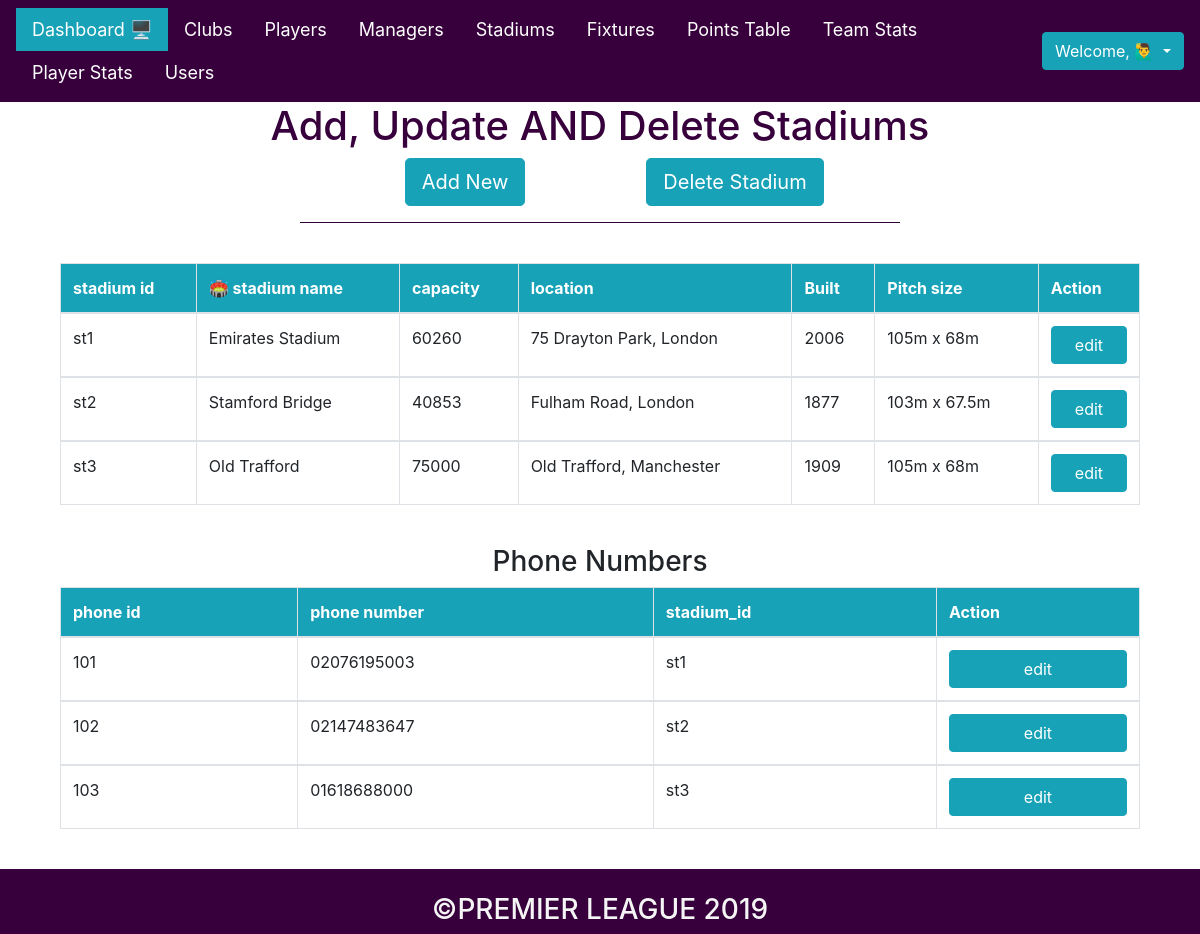
The page /php_files/admin/admin_stadiums.php on the database as committed earlier.
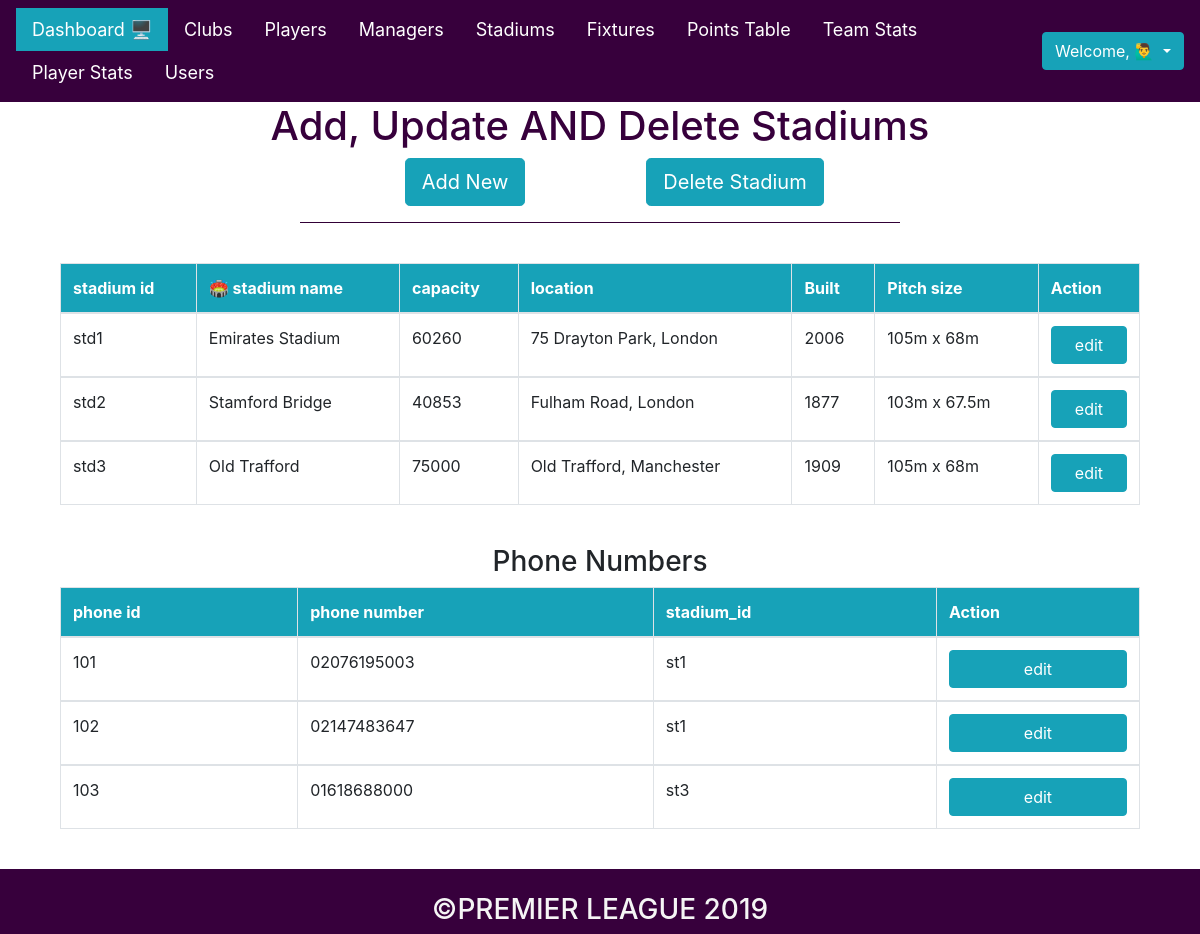
The same page on the database as committed later.
### tables this page shows
CREATE TABLE stadiums(
    stadium_id VARCHAR(4) PRIMARY KEY,
    stadium_name VARCHAR(20) NOT NULL,
    capacity INT(5) NOT NULL,
    location VARCHAR(30)NOT NULL,
    built INT(4) NOT NULL,
    pitch_size VARCHAR(20) NOT NULL

);

CREATE TABLE phone(
    phone_id INT(5) PRIMARY KEY,
    phone_number INT(11) NOT NULL,
    stadium_id VARCHAR(4) 

);

### php_files/admin/admin_stadiums.php (the view, shortened to what this page needs)
<?php
    include "admin_header.php";
    include "../connect.php";
?>
<html>
<head>
    <link rel="stylesheet" type="text/css" href="../../css/admin_players.css">
</head>
<body>
    <center><h1> Add, Update AND Delete Stadiums</h1></center>
    <center><div class="container">
        <div class="row">
            <div class="col-6"><a href="add_stadium.php"><button class="btn btn-info btn-lg btn_add">Add New</button></a></div>
            <div class="col-6"><a href="del_stadium.php"><button class="btn btn-info btn-lg btn_del">Delete Stadium</button></a></div>
        </div>
    </div></center>
    <hr>
    <br>
    <center>
    <div class="container">
        <?php
            $qry = " SELECT * FROM stadiums ";
            $res = $con->query($qry);
            $result = "";
            if($res->num_rows > 0)
            {
                $result .= " <div class = 'container'> ";
                $result .= " <table class='table table-bordered'> ";
                $result .= " <thead class='thead_clubs'> <tr>
                    <th>stadium id</th>
                    <th>🏟 stadium name</th>
                    <th>capacity</th>
                    <th>location</th>
                    <th>Built</th>
                    <th>Pitch size</th>
                    <th> Action </th>
                    </tr> </thead> ";
                while($row = $res->fetch_assoc())
                {
                    $result .= " <tbody> <tr>
                        <td> ".$row['stadium_id']." </td>
                        <td> ".$row['stadium_name']." </td>
                        <td> ".$row['capacity']." </td>
                        <td> ".$row['location']." </td>
                        <td> ".$row['built']." </td>
                        <td> ".$row['pitch_size']." </td>
                        <td> <a href='edit_stadium.php?edit=".$row['stadium_id']."'><button class='btn btn-info btn-block'>edit</button></a> </td>
                    </tr> </tbody> ";
                }
                $result .= " </table> </div> ";
            }
            echo $result;
        ?>
    </div>
    </center>
    <br>
    <center>
    <h3>Phone Numbers</h3>
    <div class="container">
        <?php
            $qry = " SELECT * FROM phone ";
            $res = $con->query($qry);
            $result = "";
            if($res->num_rows > 0)
            {
                $result .= " <div class = 'container'> ";
                $result .= " <table class='table table-bordered'> ";
                $result .= " <thead class='thead_clubs'> <tr>
                    <th>phone id</th>
                    <th>phone number</th>
                    <th>stadium_id</th>
                    <th> Action </th>
                    </tr> </thead> ";
                while($row = $res->fetch_assoc())
                {
                    $result .= " <tbody> <tr>
                        <td> ".$row['phone_id']." </td>
                        <td> 0".$row['phone_number']." </td>
                        <td> ".$row['stadium_id']." </td>
                        <td> <a href='edit_phone.php?edit=".$row['phone_id']."'><button class='btn btn-info btn-block'>edit</button></a> </td>
                    </tr> </tbody> ";
                }
                $result .= " </table> </div> ";
            }
            echo $result;
        ?>
    </div>
    </center>
    <br>
</body>
</html>
<?php include "admin_footer.php"; ?>

### php_files/admin/admin_header.php (shortened to what this page needs)
<!DOCTYPE html>
<html>
<head>
    <link rel="stylesheet" type="text/css" href="../../css/bootstrap.min.css">
    <link rel="stylesheet" type="text/css" href="../../css/my_css.css">
    <link rel="stylesheet" type="text/css" href="../../css/admin_header.css">
</head>
<body>
    <nav class="navbar navbar-expand-lg" id="navbar">
        <div class="collapse navbar-collapse" id="navbarNav">
            <ul class="nav">
                <li class="nav-item active" id="dashboard_box">
                    <a class="nav-link" href="admin_dashboard.php">Dashboard 🖥<span class="sr-only">(current)</span></a>
                </li>
                <li class="nav-item">
                    <a class="nav-link" href="admin_clubs.php">Clubs</a>
                </li>
                <li class="nav-item">
                    <a class="nav-link" href="admin_players.php">Players</a>
                </li>
                <li class="nav-item">
                    <a class="nav-link" href="admin_managers.php">Managers</a>
                </li>
                <li class="nav-item">
                    <a class="nav-link" href="admin_stadiums.php">Stadiums</a>
                </li>
                <li class="nav-item">
                    <a class="nav-link" href="admin_fixtures.php">Fixtures</a>
                </li>
                <li class="nav-item">
                    <a class="nav-link" href="admin_points.php">Points Table</a>
                </li>
                <li class="nav-item">
                    <a class="nav-link" href="admin_team_stats.php">Team Stats</a>
                </li>
                <li class="nav-item">
                    <a class="nav-link" href="admin_player_stats.php">Player Stats</a>
                </li>
                <li class="nav-item">
                    <a class="nav-link" href="admin_users.php">Users</a>
                </li>
            </ul>
        </div>
        <div class="dropdown">
            <button class="btn btn-info dropdown-toggle" type="button" id="dropdownMenuButton" data-toggle="dropdown" aria-haspopup="true" aria-expanded="false">
                Welcome, <?php echo " ".$_SESSION["user"]." 🙋‍♂️ " ?>
            </button>
        </div>
    </nav>
</body>
</html>

### php_files/admin/admin_footer.php (shortened to what this page needs)
<!DOCTYPE html>
<html>
<head>
</head>
<body>
    <footer style="background: #37003c">
        <div class="row align-center copyright">
            <div class="col-sm-12" align="center" style="color:whitesmoke">
                <br>
                <h3>&copy;PREMIER LEAGUE 2019</h3>
            </div>
        </div>
    </footer>
</body>
</html>

### css/my_css.css (style rules this page uses)
#navbar { color: white; background: #37003c; }
.nav-link { color: white; font-size: 18px; }

### css/admin_header.css (style rules this page uses)
#dashboard_box { background: #17a2b8; }

### css/admin_players.css (style rules this page uses)
h1 { color: #37003c; }
.btn_add { margin-left: 300px; }
.btn_del { margin-right: 300px; }
hr { background: #37003c; width: 600px; }
.thead_clubs { background: #17a2b8; color: white; }

Rows that differ between the two databases and show on the page:
removed stadiums: stadium_id "st1", stadium_name "Emirates Stadium", capacity "60260", location "75 Drayton Park, London", built "2006", pitch_size "105m x 68m"
removed stadiums: stadium_id "st2", stadium_name "Stamford Bridge", capacity "40853", location "Fulham Road, London", built "1877", pitch_size "103m x 67.5m"
removed stadiums: stadium_id "st3", stadium_name "Old Trafford", capacity "75000", location "Old Trafford, Manchester", built "1909", pitch_size "105m x 68m"
added stadiums: stadium_id "std1", stadium_name "Emirates Stadium", capacity "60260", location "75 Drayton Park, London", built "2006", pitch_size "105m x 68m"
added stadiums: stadium_id "std2", stadium_name "Stamford Bridge", capacity "40853", location "Fulham Road, London", built "1877", pitch_size "103m x 67.5m"
added stadiums: stadium_id "std3", stadium_name "Old Trafford", capacity "75000", location "Old Trafford, Manchester", built "1909", pitch_size "105m x 68m"
changed phone id 102: stadium "st2" → "st1"
